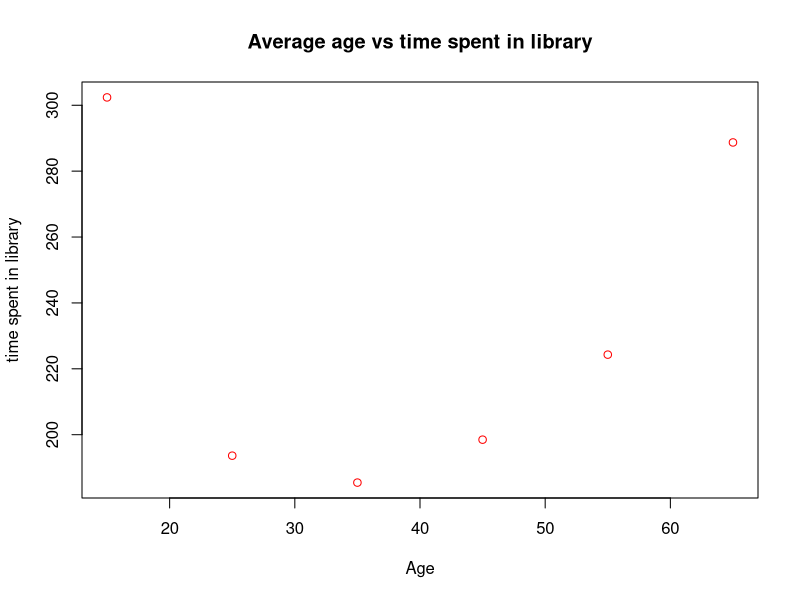

Source code (R):
x = c(15, 25, 35, 45, 55, 65)
y = c(302.38, 193.63, 185.46, 198.49, 224.30, 288.71)
plot(x, y, main="Average age vs time spent in library", xlab="Age", ylab="time spent in library", col="red")